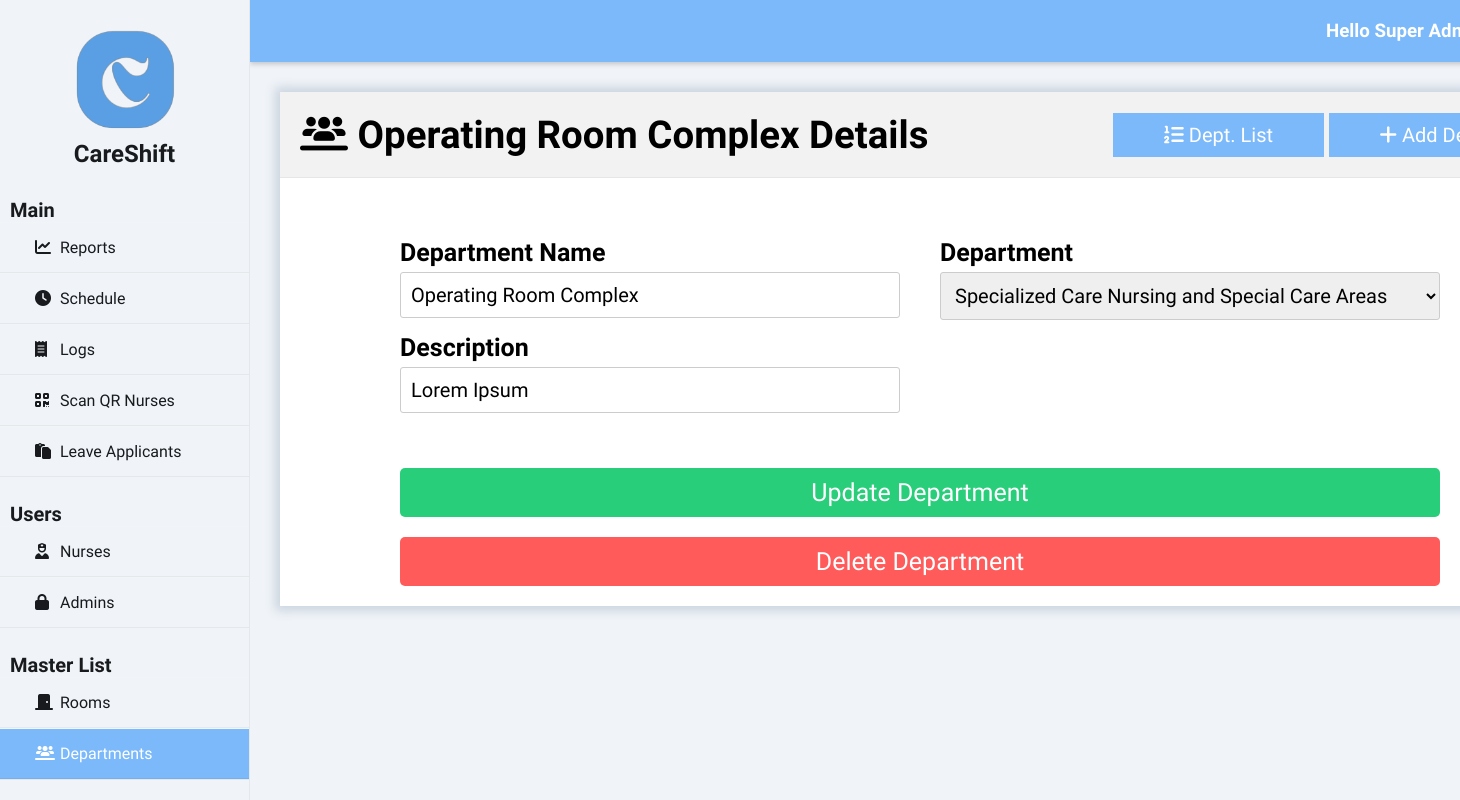
The app's page /index.php?page=departments&subpage=profile&id=1 (signed in) with its own data.
### tables this page shows
CREATE TABLE `department` (
  `department_id` int(50) NOT NULL auto_increment,
  `department_name` varchar(50) NOT NULL,
  `department_desc` varchar(255) NOT NULL,
  `dept_type_id` int(50) NOT NULL,
  PRIMARY KEY  (`department_id`),
  KEY (`dept_type_id`)
);

CREATE TABLE `dept_type` (
  `dept_type_id` int(50) NOT NULL auto_increment,
  `dept_type_name` varchar(50) NOT NULL,
  `dept_type_desc` varchar(255) NOT NULL,
  PRIMARY KEY  (`dept_type_id`)
);

### class/class.admin.php (called while the page is built, shortened)
<?php
class Admin{
	private $DB_SERVER='localhost';
	private $DB_USERNAME='root';
	private $DB_PASSWORD='';
	private $DB_DATABASE='db_careshift';
	private $conn;
	public function __construct(){
		$this->conn = new PDO("mysql:host=".$this->DB_SERVER.";dbname=".$this->DB_DATABASE,$this->DB_USERNAME,$this->DB_PASSWORD);
	}
	function get_id_by_username($username){
		$sql="SELECT adm_id FROM admin WHERE adm_username = :username";
		$q = $this->conn->prepare($sql);
		$q->execute(['username' => $username]);
		$id = $q->fetchColumn();
		return $id;
	}
	function get_fname($id){
		$sql="SELECT adm_fname FROM admin WHERE adm_id = :id";
		$q = $this->conn->prepare($sql);
		$q->execute(['id' => $id]);
		$fname = $q->fetchColumn();
		return $fname;
	}
	function get_lname($id){
		$sql="SELECT adm_lname FROM admin WHERE adm_id = :id";
		$q = $this->conn->prepare($sql);
		$q->execute(['id' => $id]);
		$lname = $q->fetchColumn();
		return $lname;
	}
	function get_access_id($id){
		$sql="SELECT useraccess_id FROM admin WHERE adm_id = :id";
		$q = $this->conn->prepare($sql);
		$q->execute(['id' => $id]);
		$useraccess_id = $q->fetchColumn();
		return $useraccess_id;
	}
}
?>

### class/class.departments.php (called while the page is built, shortened)
<?php
class Departments{
	private $DB_SERVER='localhost';
	private $DB_USERNAME='root';
	private $DB_PASSWORD='';
	private $DB_DATABASE='db_careshift';
	private $conn;
	public function __construct(){
		$this->conn = new PDO("mysql:host=".$this->DB_SERVER.";dbname=".$this->DB_DATABASE,$this->DB_USERNAME,$this->DB_PASSWORD);
	}
	function get_department_name($id){
		$sql="SELECT department_name FROM department WHERE department_id = :id";
		$q = $this->conn->prepare($sql);
		$q->execute(['id' => $id]);
		$department_name = $q->fetchColumn();
		return $department_name;
	}
	function get_department_desc($id){
		$sql="SELECT department_desc FROM department WHERE department_id = :id";
		$q = $this->conn->prepare($sql);
		$q->execute(['id' => $id]);
		$department_desc = $q->fetchColumn();
		return $department_desc;
	}
	function get_department_dept_type_id($id){
		$sql="SELECT dept_type_id FROM department WHERE department_id = :id";
		$q = $this->conn->prepare($sql);
		$q->execute(['id' => $id]);
		$dept_type_id = $q->fetchColumn();
		return $dept_type_id;
	}
}
?>

### class/class.dept_type.php (called while the page is built, shortened)
<?php
class Dept_Type{
	private $DB_SERVER='localhost';
	private $DB_USERNAME='root';
	private $DB_PASSWORD='';
	private $DB_DATABASE='db_careshift';
	private $conn;
	public function __construct(){
		$this->conn = new PDO("mysql:host=".$this->DB_SERVER.";dbname=".$this->DB_DATABASE,$this->DB_USERNAME,$this->DB_PASSWORD);
	}
	public function list_dept_type(){
		$sql="SELECT * FROM dept_type";
		$q = $this->conn->query($sql) or die("failed!");
		while($r = $q->fetch(PDO::FETCH_ASSOC)){
		$data[]=$r;
		}
		if(empty($data)){
		   return false;
		}else{
			return $data;
		}
	}
}
?>

### departments-module/profile.php (the view, shortened to what this page needs)
<div class="heading">
    <h1><i class="fas fa-solid fa-users-line"></i>&nbsp<?php echo $departments->get_department_name($id).' ';?>Details</h1>
    <a href="index.php?page=departments" class="right_button"><i class="fa fa-list-ol" aria-hidden="true"></i>&nbspDept. List</a>
    <a href="index.php?page=departments&subpage=add" class="right_button"><i class="fa fa-plus"></i>&nbspAdd Dept.</a>
</div>
<div class="add_form_wrapper">
<form class="add_form" action="processes/process.department.php?action=update" method="POST">
    <div class="form_wrapper">
        <div class="add_form_left">
            <label for="department_name">Department Name</label>
            <input type="text" id="department_name" name="department_name" value="<?php echo $departments->get_department_name($id);?>" required>
            <label for="department_desc">Description</label>
            <input type="text" id="department_desc" name="department_desc" value="<?php echo $departments->get_department_desc($id);?>" required>
        </div>
        <div class="add_form-right">
            <label for="dept_type_id">Department</label>
            <select required id="dept_type_id" name="dept_type_id">
                <?php
                if($dept_type->list_dept_type() != false){
                    foreach($dept_type->list_dept_type() as $value){
                        extract($value);
                ?>
                            <option value="<?php echo $dept_type_id; ?>" <?php echo ($dept_type_id == $departments->get_department_dept_type_id($id)) ? 'selected' : ''; ?>>
                                <?php echo $dept_type_name; ?>
                            </option>
                                <?php
                }
            }
            ?>
        </div>
    </div>
    <button type="submit" class="submit-btn">Update Department</button>
</form>
<form action="processes/process.department.php?action=delete" method="POST">
    <button type="submit" class="delete-btn">Delete Department</button>
</form>
</div>

### index.php (shortened to what this page needs)
<?php
include_once 'class/class.admin.php';
include_once 'class/class.departments.php';
include_once 'class/class.useraccess.php';
include_once 'class/class.dept_type.php';
$page = (isset($_GET['page']) && $_GET['page'] != '') ? $_GET['page'] : 'reports';
$admin = new Admin();
$departments = new Departments();
$dept_type = new Dept_Type();
$admin_id = $admin->get_id_by_username($_SESSION['adm_username']);
$useraccess_id = $admin->get_access_id($admin_id);
?>
<!DOCTYPE html>
<html>
<head>
    <link rel="stylesheet" href="css/styles.css">
    <link rel="stylesheet" href="https://cdnjs.cloudflare.com/ajax/libs/fullcalendar/3.4.0/fullcalendar.css" />
</head>
<body>
    <div class="wrapper">
        <div class="sidebar">
            <img src="img/logo.png" alt="Logo Image" class="logo_image">
            <h2>CareShift</h2>
            <ul>
                <h3>Main</h3>
                <li><a href="index.php?page=reports" class="<?= $page == 'reports' ? 'active' : '' ?>"><i class="fas fa-solid fa-chart-line"></i>Reports</a></li>
                <li><a href="index.php?page=schedule" class="<?= $page == 'schedule' ? 'active' : '' ?>"><i class="fas fa-solid fa-clock"></i>Schedule</a></li>
                <?php if ($useraccess_id != 2 && $useraccess_id != 3): ?>
                <li><a href="index.php?page=logs" class="<?= $page == 'logs' ? 'active' : '' ?>"><i class="fas fa-solid fa-receipt"></i>Logs</a></li>
                <?php endif; ?>
                <li><a href="index.php?page=scan" class="<?= $page == 'scan' ? 'active' : '' ?>"><i class="fas fa-solid fa-qrcode"></i>Scan QR Nurses</a></li>
                <li><a href="index.php?page=leave" class="<?= $page == 'leave' ? 'active' : '' ?>"><i class="fas fa-regular fa-paste"></i>Leave Applicants</a></li>
                <h3>Users</h3>
                <li><a href="index.php?page=nurses" class="<?= $page == 'nurses' ? 'active' : '' ?>"><i class="fas fa-solid fa-user-nurse"></i>Nurses</a></li>
                <?php if ($useraccess_id != 2 && $useraccess_id != 3): ?>
                <li><a href="index.php?page=admins" class="<?= $page == 'admins' ? 'active' : '' ?>"><i class="fas fa-lock" aria-hidden="true"></i></i>Admins</a></li>
                <?php endif; ?>
                <h3>Master List</h3>
                <li><a href="index.php?page=rooms" class="<?= $page == 'rooms' ? 'active' : '' ?>"><i class="fas fa-solid fa-door-closed"></i>Rooms</a></li>
                <li><a href="index.php?page=departments" class="<?= $page == 'departments' ? 'active' : '' ?>"><i class="fas fa-solid fa-users-line"></i>Departments</a></li>
            </ul>
        </div>
        <div class="body">
            <div class="header">
                <h3>Hello <?php echo $admin->get_fname($admin_id).' '.$admin->get_lname($admin_id);?>!</h3>
            </div>
            <div class="main_content">
                <?php
                    switch($page){
                    case 'departments':
                        require_once 'departments-module/index.php';
                    break;
                    }
                ?>
            </div>
        </div>
    </div>
</body>
</html>

### css/styles.css (style rules this page uses)
* { margin: 0; padding: 0; box-sizing: border-box; list-style: none; text-decoration: none; font-family: "Afacad Flux", sans-serif; }
body { background: #F0F4F8; }
.wrapper { display: flex; position: relative; }
.wrapper .sidebar { position: fixed; width: 250px; height: 100%; background: #F0F4F8; padding: 30px 0; z-index: 999; border-right: 1px solid rgba(0, 0, 0, 0.05); }
.wrapper .sidebar img { width: 100px; height: 100px; display: block; margin: 0 auto; }
.wrapper .sidebar h2 { color: #181a1d; text-align: center; margin-top: 10px; margin-bottom: 30px; }
.wrapper .sidebar h3 { color: #181a1d; font-size: 20px; margin-top: 25px; margin-left: 10px; }
.wrapper .sidebar ul li { border-bottom: 1px solid rgba(0, 0, 0, 0.05); border-top: 1px solid rgba(255, 255, 255, 0.05); transition: 0.3s; }
.wrapper .sidebar ul li a { color: #181a1d; display: block; padding: 15px 15px 15px 35px; transition: 0.3s; }
.wrapper .sidebar ul li a .fas { width: 25px; transition: 0.1s; }
.wrapper .sidebar ul li a.active { background-color: #7BB9FA; color: #ffffff; border-bottom: 1px solid rgba(0, 0, 0, 0.05); }
.wrapper .sidebar ul li a.active .fas { color: #ffffff; }
.wrapper .body { width: 100%; margin-left: 250px; }
.wrapper .body .header { padding: 20px; background: #7BB9FA; display: flex; justify-content: flex-end; gap: 20px; align-items: center; position: sticky; top: 0; z-index: 100; box-shadow: 0 2px 5px rgba(0, 0, 0, 0.2); }
.wrapper .body .header h3 { margin: 0; color: white; }
.wrapper .body .main_content { padding: 0px 30px 0px 30px; }
.wrapper .body .main_content h1 { font-size: 2.4rem; width: 80%; }
.wrapper .body .main_content .content_wrapper .heading { display: flex; justify-content: space-between; align-items: center; background-color: #f2f2f2; padding: 20px; border-bottom: 1px solid rgba(0, 0, 0, 0.05); }
.heading .right_button { padding: 10px 20px; width: 250px; background-color: #7BB9FA; color: white; border: none; cursor: pointer; font-size: 20px; margin-left: 5px; display: flex; justify-content: center; align-items: center; text-align: center; }
.add_form_wrapper { margin: 40px 100px 40px 100px; padding: 20px; }
.add_form { display: flex; justify-content: space-between; flex-wrap: wrap; gap: 40px; margin-bottom: 20px; }
.form_wrapper { display: flex; justify-content: space-between; gap: 40px; width: 100%; }
.add_form_left, .add_form-right { width: 500px; display: flex; flex-direction: column; flex: 1; }
label { margin-bottom: 5px; font-weight: bold; font-size: 25px; }
.add_form input[type="text"], .add_form input[type="number"], .add_form input[type="email"], .add_form input[type="tel"], .add_form input[type="date"], .add_form input[type="time"], .add_form select { width: 100%; padding: 10px; margin-bottom: 15px; border: 1px solid #ccc; border-radius: 3px; font-size: 20px; }
.submit-btn { padding: 10px 20px; background-color: #29ce7a; color: white; border: none; border-radius: 5px; font-size: 25px; cursor: pointer; display: block; width: 100%; text-align: center; }
.delete-btn { padding: 10px 20px; background-color: #ff5b5a; color: white; border: none; border-radius: 5px; font-size: 25px; cursor: pointer; display: block; width: 100%; text-align: center; }

### records on screen
department: department_name "Operating Room Complex", department_desc "Lorem Ipsum", dept_type_id "Specialized Care Nursing and Special Care Areas"

### other values on screen
$admin->get_fname($admin_id) "Super"
